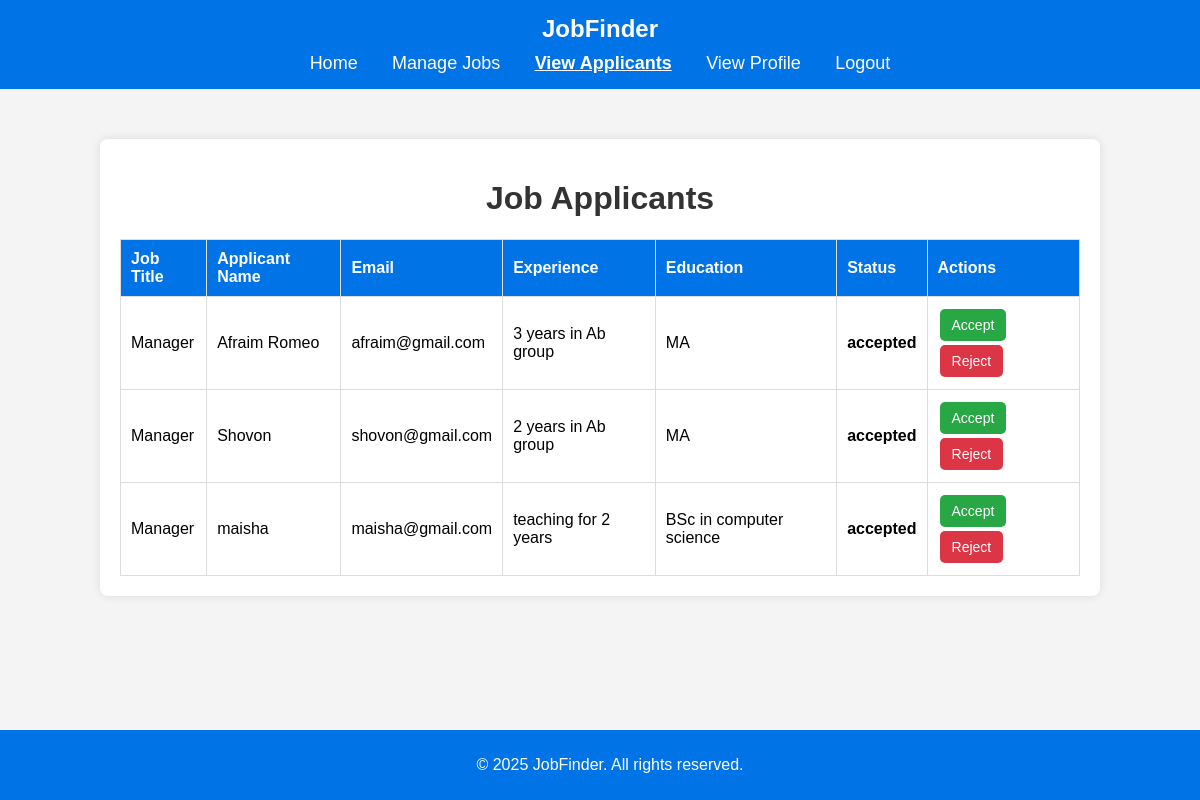
The app's page /view-applicants.php (signed in) with its own data.
### tables this page shows
CREATE TABLE `applications` (
  `id` int(11) NOT NULL,
  `job_id` int(11) NOT NULL,
  `user_id` int(11) NOT NULL,
  `applied_at` timestamp NOT NULL DEFAULT current_timestamp(),
  `status` enum('waiting','accepted','rejected') DEFAULT 'waiting'
);

CREATE TABLE `jobs` (
  `id` int(11) NOT NULL,
  `title` varchar(255) NOT NULL,
  `company` varchar(255) NOT NULL,
  `location` varchar(255) NOT NULL,
  `description` text NOT NULL,
  `posted_by` int(11) NOT NULL,
  `created_at` timestamp NOT NULL DEFAULT current_timestamp()
);

CREATE TABLE `users` (
  `id` int(11) NOT NULL,
  `name` varchar(100) NOT NULL,
  `email` varchar(100) NOT NULL,
  `password` varchar(255) NOT NULL,
  `user_type` enum('job_seeker','job_giver','admin') NOT NULL,
  `experience` varchar(100) DEFAULT NULL,
  `education` varchar(255) DEFAULT NULL,
  `company_name` varchar(100) DEFAULT NULL,
  `position` varchar(100) DEFAULT NULL,
  `profile_pic` varchar(255) DEFAULT 'default.png',
  `created_at` timestamp NOT NULL DEFAULT current_timestamp()
);

### view-applicants.php (the view, shortened to what this page needs)
<?php
include 'config.php';
$job_giver_id = $_SESSION['user_id'];
$query = "SELECT id, title FROM jobs WHERE posted_by = ?";
$stmt = $conn->prepare($query);
$stmt->bind_param("i", $job_giver_id);
$stmt->execute();
$jobs_result = $stmt->get_result();
$jobs = $jobs_result->fetch_all(MYSQLI_ASSOC);
$applicants = [];
if (!empty($jobs)) {
    $job_ids = implode(',', array_column($jobs, 'id'));
    $query = "SELECT applications.id, users.name, users.email, users.experience, users.education, applications.job_id, applications.status, applications.applied_at
              FROM applications
              JOIN users ON applications.user_id = users.id
              WHERE applications.job_id IN ($job_ids)";
    $result = $conn->query($query);
    $applicants = $result->fetch_all(MYSQLI_ASSOC);
}
?>
<!DOCTYPE html>
<html lang="en">
<head>
    <link rel="stylesheet" href="view-applicants.css">
</head>
<body>
<header>
    <div class="logo">JobFinder</div>
    <nav>
        <a href="job_giver.php">Home</a>
        <a href="manage-jobs.php">Manage Jobs</a>
        <a href="view-applicants.php" class="active">View Applicants</a>
        <a href="giver_profile.php">View Profile</a>
        <a href="logout.php">Logout</a>
    </nav>
</header>
<main>
    <div class="container">
        <h1>Job Applicants</h1>
        <?php if (empty($applicants)): ?>
            <p>No applicants yet.</p>
        <?php else: ?>
            <table>
                <thead>
                    <tr>
                        <th>Job Title</th>
                        <th>Applicant Name</th>
                        <th>Email</th>
                        <th>Experience</th>
                        <th>Education</th>
                        <th>Status</th>
                        <th>Actions</th>
                    </tr>
                </thead>
                <tbody>
                    <?php foreach ($applicants as $applicant): ?>
                        <tr>
                            <td><?= htmlspecialchars($jobs[array_search($applicant['job_id'], array_column($jobs, 'id'))]['title']) ?></td>
                            <td><?= htmlspecialchars($applicant['name']) ?></td>
                            <td><?= htmlspecialchars($applicant['email']) ?></td>
                            <td><?= htmlspecialchars($applicant['experience']) ?></td>
                            <td><?= htmlspecialchars($applicant['education']) ?></td>
                            <td class="status"><?= htmlspecialchars($applicant['status']) ?></td>
                            <td>
                                <button class="accept-btn" data-id="<?= $applicant['id'] ?>">Accept</button>
                                <button class="reject-btn" data-id="<?= $applicant['id'] ?>">Reject</button>
                            </td>
                        </tr>
                    <?php endforeach; ?>
                </tbody>
            </table>
        <?php endif; ?>
    </div>
</main>
<footer>
    <p>© 2025 JobFinder. All rights reserved.</p>
</footer>
</body>
</html>

### view-applicants.css (style rules this page uses)
body { font-family: Arial, sans-serif; margin: 0; padding: 0; background-color: #f4f4f4; }
header { background-color: #0073e6; color: white; padding: 15px 0; text-align: center; }
header .logo { font-size: 24px; font-weight: bold; }
nav { margin-top: 10px; }
nav a { color: white; text-decoration: none; margin: 0 15px; font-size: 18px; }
nav a.active { font-weight: bold; text-decoration: underline; }
.container { width: 80%; margin: 50px auto; background-color: white; padding: 20px; box-shadow: 0px 0px 10px rgba(0, 0, 0, 0.1); border-radius: 8px; }
h1 { text-align: center; color: #333; }
table { width: 100%; border-collapse: collapse; margin-top: 20px; }
table th, table td { border: 1px solid #ddd; padding: 10px; text-align: left; }
table th { background-color: #0073e6; color: white; }
.status { font-weight: bold; }
button { padding: 8px 12px; border: none; cursor: pointer; font-size: 14px; border-radius: 5px; margin: 2px; }
.accept-btn { background-color: #28a745; color: white; }
.reject-btn { background-color: #dc3545; color: white; }
footer { text-align: center; padding: 10px; background-color: #0073e6; color: white; position: fixed; width: 100%; bottom: 0; }

### records on screen
applications: job.title "Manager", user.name "Afraim Romeo", user.email "afraim@gmail.com", user.experience "3 years in Ab group", user.education "MA", status "accepted"
applications: job.title "Manager", user.name "Shovon", user.email "shovon@gmail.com", user.experience "2 years in Ab group", user.education "MA", status "accepted"
applications: job.title "Manager", user.name "maisha", user.email "maisha@gmail.com", user.experience "teaching for 2 years", user.education "BSc in computer science", status "accepted"
